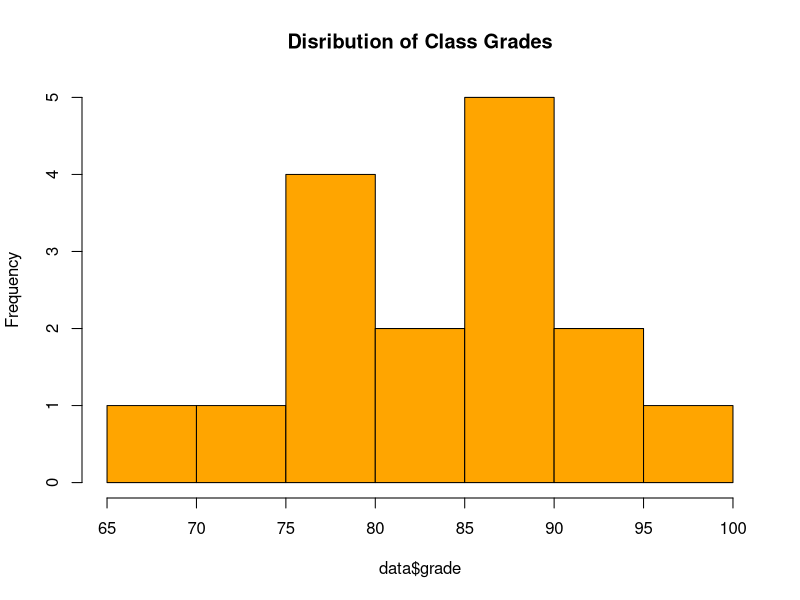
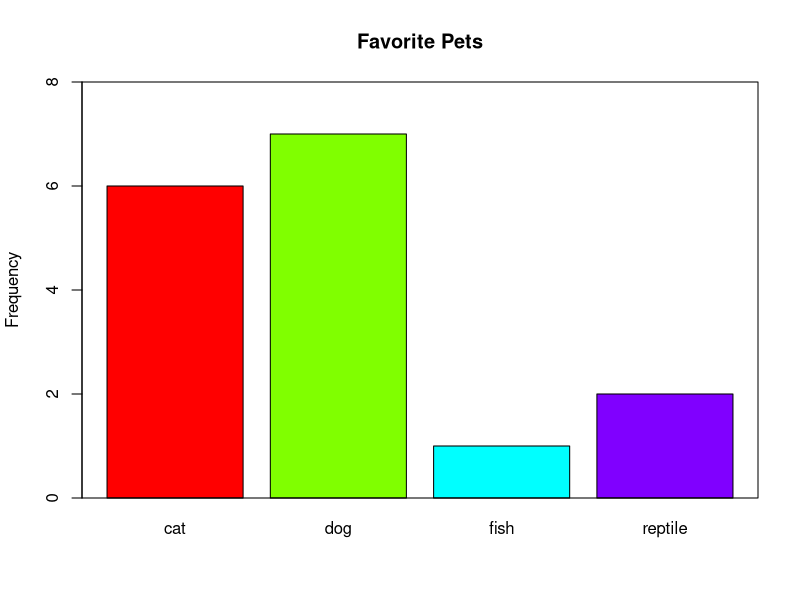
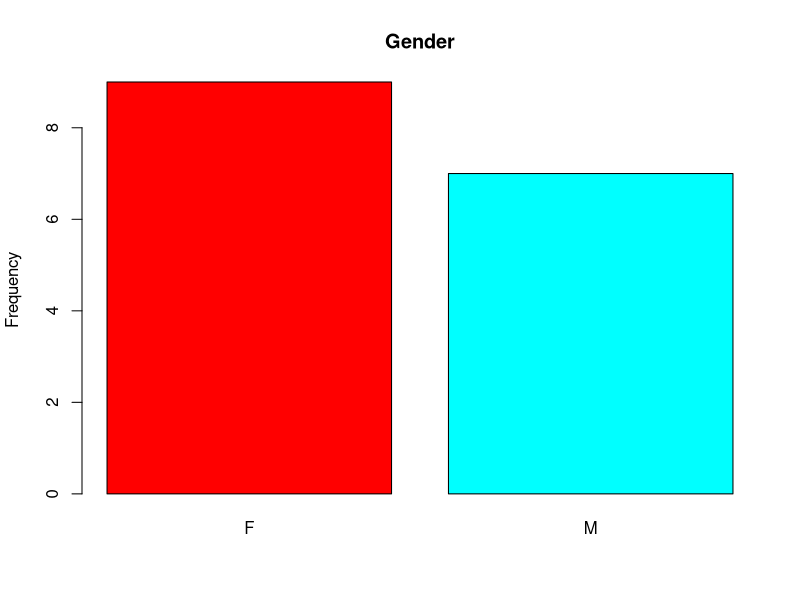
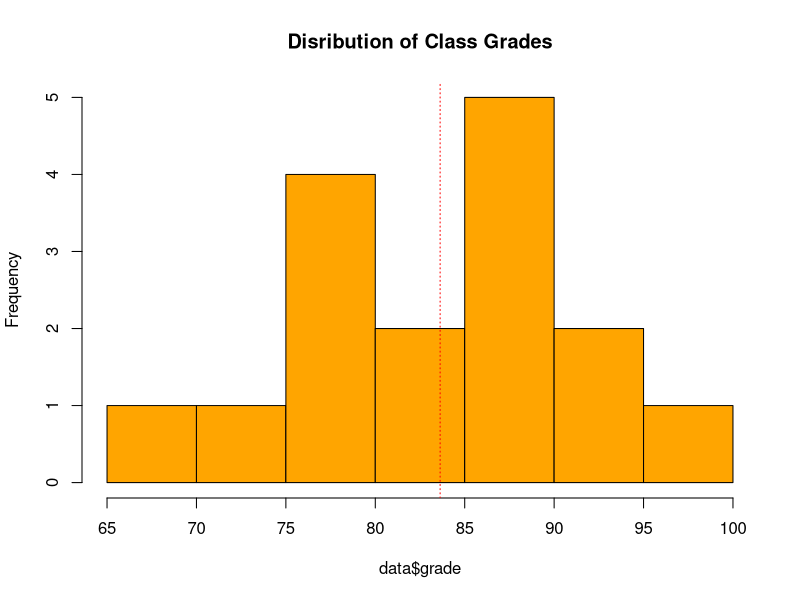
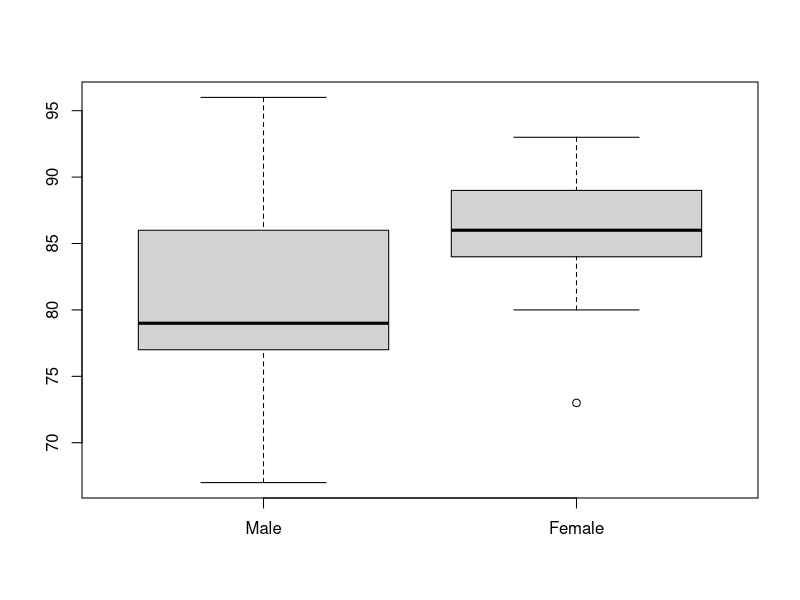
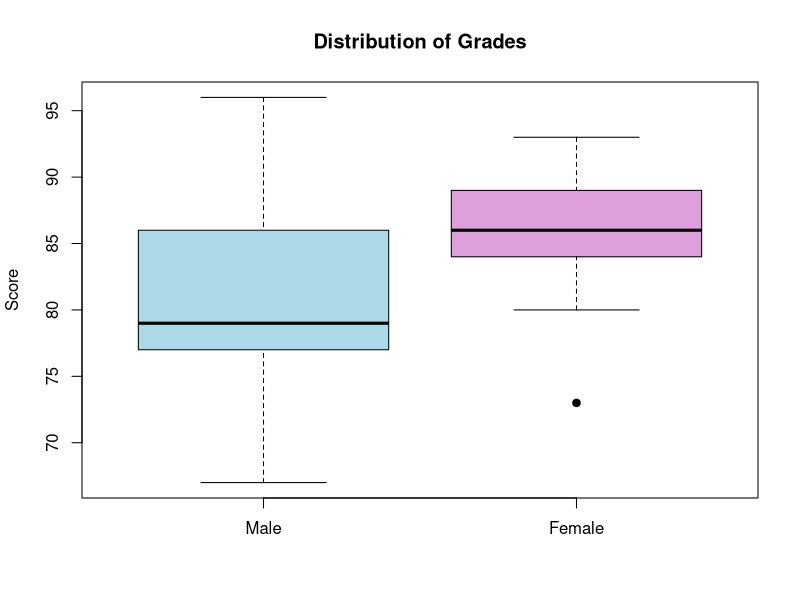
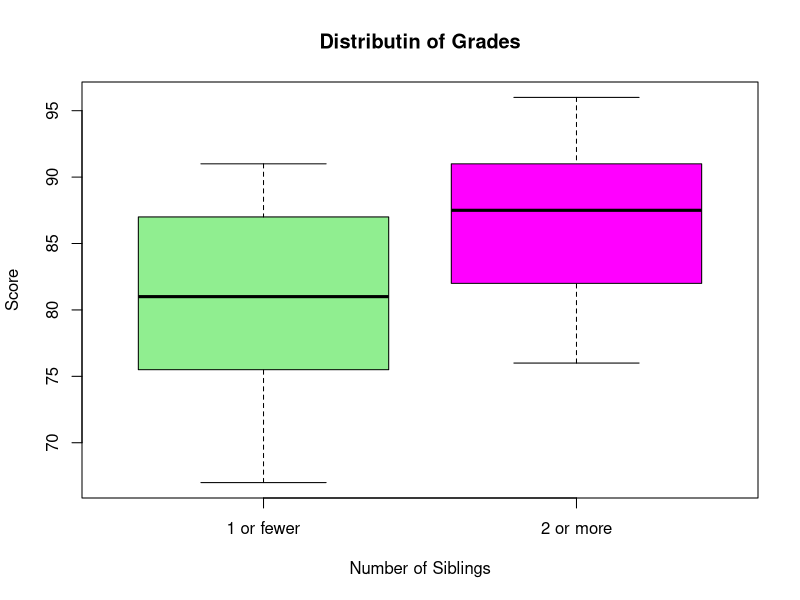
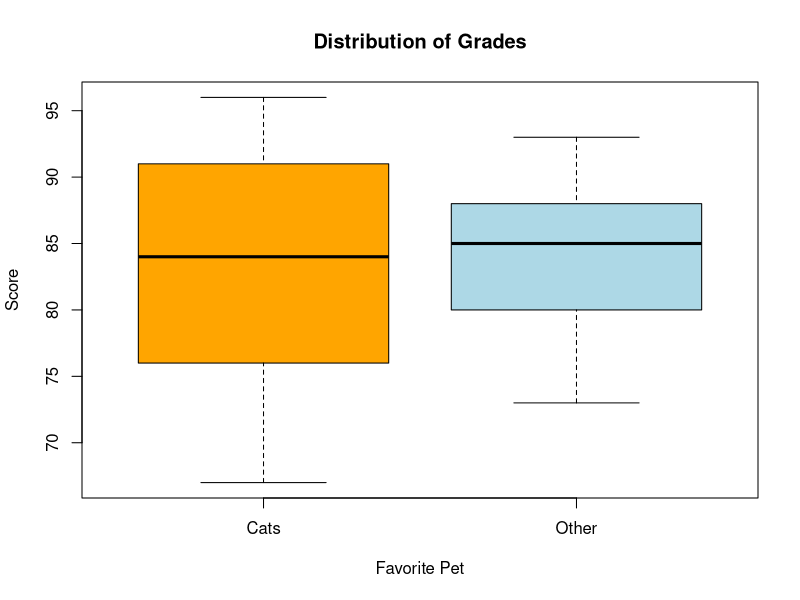

Write R code to recreate these figures, in order.
#########################################################################
##################### Lesson 5 : Data Frames ############################
#########################################################################
#########################################################################

# The goal of this lesson is to learn how to analyze the data frames. 
# We will learn how to use the R Studio to:
# 5.1: Make data frames
# 5.2: Subset data frames 1
# 5.3: Subset data frames 2


####################### 5.1: Making Data Frames ##########################

# So far, we have only learned how to create a vector, which is a collection 
# of one variable.  Suppose we have more than one variable.  Here use use a 
# data frame. A data frame is a collection of variables from a population, 
# where a row represents one particular individual from the population.

# Suppose we want to compare favorite pet preference by gender.  We sample
# some of our classmates.
 
gender=c("M","M","F","F","F","M","F","F","M","F","F","M","M","F","M","F")
pet=c("cat","dog","dog","fish","dog","cat","dog","reptile","cat","dog","dog","cat","dog","reptile","cat","cat")

# We can now bind these two vectors together into a data frame.

data=data.frame(gender, pet)    # stores it as a data frame

data

### Two -way tables ###

# We can construct a two way table with the following command.

table(gender, pet) 

# Just a note, since we already defined the vectors "gender" and "pet," this
# last command uses those vector, not the data frame "data" that we created.

# One big task that statisticians need to do is to subset our data.  Before we
# do so, let's suppose that in addition to gender and favorite pets, we also 
# asked our classmates about their grade in the class (as a %) and how many
# siblings they have.

grade=c(76, 78, 88, 93, 86, 89, 73, 86, 96, 84, 80, 67, 83, 89, 79, 91)

siblings=c(2, 1, 0, 2, 3, 2, 1, 0, 4, 2, 2, 0, 1, 2, 1, 0)

data=data.frame(gender, pet, grade, siblings)

data

# Now we have a more complicateed data frame. We can see what is in
# the data frame, without having to print out all the data, with the
# str() command, which stands for structure.

str(data)

# Note the $ signs- these are the variables.  Also, it says "factor"
# after the categorical variables and "num" after the numeric variables.  

### The $ sign ###

# The $ sign allows us to call up a column (variable) from a data frame,
# so that it ignores the rest of the data frame.  We start with the name
# of the data frame, followed by the $, then the name of the variable.

data$grade

# Now we are able to calculate the mean and standard deviation of the grades.

mean(data$grade)

sd(data$grade)

# We can also make a histogram.

hist(data$grade, col="orange", main="Disribution of Class Grades")

# Likewise, we can make a barchart of the favorite pets.

barplot(table(data$pet), main="Favorite Pets", col=rainbow(4), ylim=c(0,8), ylab="Frequency")
box()

barplot(table(data$gender), main="Gender", col=rainbow(2), ylab="Frequency")

###################### 5.2: Subsetting Data Frames ##########################

# Let's pull up our data set again.

data

# We can call up specific values in our data set in the following template:
# nameofdataframe[row #,column #]

data[1,1]

data[5,3]

# We can also call up an entire row or collumn by leaving it blank.

data[1,]

data[3,]

data[,1]

data[,3]

# Or we can call multiple rows and/or columns.

data[1:4,]

data[ , 2:3]

data[1:4,1:3]

# Or else we can be selective:

data[c(2,3,6,7),]

data[,c(1,3,4)]

# Usually, we are interested in examining specific variables.  From our current
# data set, suppose we wnat to determine if there is a relationship between
# gender and grade in the course. We would like to be able to subset our data, 
# like finding the average male grade and aver female grade in the course.  We 
# probably also would like to make some plots and compare the spread of the 
# grades males and females.  

# Let's look at the distribution of grades again.

data[ ,3]

data$grade

hist(data$grade, col="orange", main="Disribution of Class Grades")

abline(v=mean(data$grade),col="red", lty=3)

mean(data$grade)

sd(data$grade)

# We can use [ ]'s to subset data.  

# To call a whole row, the format is 
# nameofdataframe$nameofvariable1[nameofdataframe$nameofvariable2 == "leveloffactor"]

 data$grade[data$gender=="M"]
 
 data$grade[data$gender=="F"]
 
 # It is helpful to store it as a new vector.
 
mgr=data$grade[data$gender=="M"]

fgr=data$grade[data$gender=="F"]

mean(mgr)

mean(fgr)

sd(mgr)

sd(fgr)

# We can make a comparitive boxplot.

boxplot(mgr, fgr, names=c("Male","Female"))

boxplot(mgr, fgr, names=c("Male","Female"), col=c("lightblue","plum"), main="Distribution of Grades", ylab="Score", pch=19)

length(mgr)

length(fgr)

# This gives us a nice descriptive way to compare the grades between males
# and females.  Females have a higher median score than males.  There is 
# more variation in the grades of males compared to the grades of females.
# There is a low outlier in the female group.  However, the low outlier
# is still in the female group is still greater than the minimum male grade.

# We will cover analytical techniques, mainly hypothesis testing, in Lesson XXXX.

# Maybe we suspect the number of siblings may have an effect on a student's
# grade in the course.  

data$siblings

# In this case, we may opt to categorize the number of siblings into two 
# groups: 1 or fewer siblings and 2 or more.  

data$grade[data$sibling < 2]

data$grade[data$sibling <= 1]

# Notice that ≤ is written as <= (less than or equal to) 

data$grade[data$sibling > 1]

data$grade[data$sibling >= 2]

sib1gr=data$grade[data$sibling <= 1]

sib2gr=data$grade[data$sibling > 1]

# Now the same descriptive statistics as before.

mean(sib1gr)

mean(sib2gr)

sd(sib1gr)

sd(sib2gr)

# We can make a comparitive boxplot.

boxplot(sib1gr, sib2gr, names=c("1 or fewer","2 or more"), xlab="Number of Siblings", col=c("lightgreen","magenta"), main="Distributin of Grades", ylab="Score", pch=19)

length(mgr)

length(fgr)

##################### 5.3: Subset data frames 2 #############################

# Now we will learn some more advanced techniques to subset our data.  Most
# of this section can be thought of in terms of set theory, like unions, 
# intersections, and compliments of sets.  We will still use our data set from 
# section 5.2.

### Compliments of sets ###

# Suppose we are interested in determining whether there is an association
# between whether people whose favorite pet is a cat and those who do not
# prefer cats.  We can use != for "not equal to."  

data$grade[data$pet=="cat"]

data$grade[data$pet!="cat"]

catlovers=data$grade[data$pet=="cat"]

notcatlovers=data$grade[data$pet!="cat"] 

mean(catlovers)

mean(notcatlovers)

sd(catlovers)

sd(notcatlovers)

boxplot(catlovers, notcatlovers, names=c("Cats","Other"), xlab="Favorite Pet", col=c("orange","lightblue"), main="Distribution of Grades", ylab="Score", pch=19)

### Intersections of sets ###

# Now we can still subset within the cat lovers.  For example, let's compare
# the grades of the males and females of cat lovers. We can use & to 
# obtain the intersection of two sets.

data$grade[data$pet=="cat" & data$gender=="M"]

data$grade[data$pet=="cat" & data$gender=="F"]
 
# We can see that there is only one female cat lover, so we won't run any
# analysis here.

# We can also do:

data$grade[data$pet=="cat" & data$sibling <= 1]

data$grade[data$pet=="cat" & data$sibling > 1]

data$grade[data$pet=="cat" & data$sibling > 1 & data$gender=="M"]

data$grade[data$pet=="cat" & data$sibling > 1 & data$gender=="F"]

data$grade[data$pet=="cat" & data$sibling <= 1 & data$gender=="F"]
